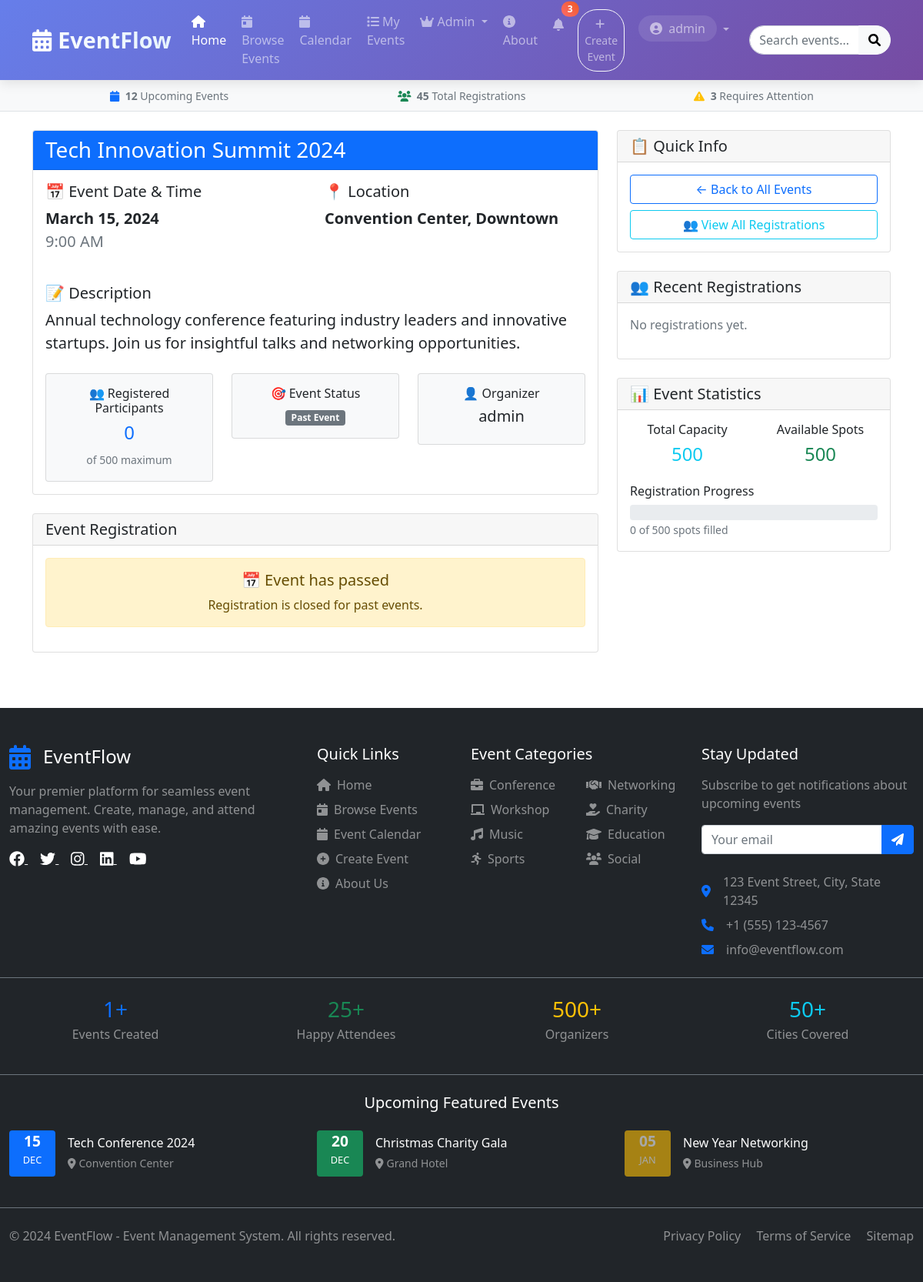
The page /eventdetails.php?id=1 (signed in) on the database its author committed.
### tables this page shows
CREATE TABLE events (
    id INT AUTO_INCREMENT PRIMARY KEY,
    title VARCHAR(255) NOT NULL,
    description TEXT,
    event_date DATE NOT NULL,
    event_time TIME NOT NULL,
    location VARCHAR(255) NOT NULL,
    max_participants INT,
    event_type ENUM('conference', 'workshop', 'seminar', 'networking', 'social', 'sports', 'charity', 'concert', 'exhibition', 'other') DEFAULT 'other',
    price DECIMAL(10,2) DEFAULT 0.00,
    category_id INT,
    featured BOOLEAN DEFAULT FALSE,
    created_by INT,
    created_at TIMESTAMP DEFAULT CURRENT_TIMESTAMP,
    FOREIGN KEY (category_id) REFERENCES categories(id),
    FOREIGN KEY (created_by) REFERENCES users(id)
);

CREATE TABLE users (
    id INT AUTO_INCREMENT PRIMARY KEY,
    username VARCHAR(50) UNIQUE NOT NULL,
    email VARCHAR(100) UNIQUE NOT NULL,
    password VARCHAR(255) NOT NULL,
    user_type ENUM('admin', 'user') DEFAULT 'user',
    created_at TIMESTAMP DEFAULT CURRENT_TIMESTAMP
);

### eventdetails.php (the view, shortened to what this page needs)
<?php
include 'includes/header.php';
include 'includes/db.php';
$event_id = $_GET['id'];
$stmt = $pdo->prepare("
    SELECT e.*, u.username as creator,
           COUNT(er.id) as registration_count,
           e.max_participants
    FROM events e
    LEFT JOIN users u ON e.created_by = u.id
    LEFT JOIN event_registrations er ON e.id = er.event_id
    WHERE e.id = ?
    GROUP BY e.id
");
$stmt->execute([$event_id]);
$event = $stmt->fetch();
$is_registered = false;
if(isset($_SESSION['user_id'])) {
    $check_stmt = $pdo->prepare("SELECT * FROM event_registrations WHERE event_id = ? AND user_id = ?");
    $check_stmt->execute([$event_id, $_SESSION['user_id']]);
    $is_registered = $check_stmt->fetch() ? true : false;
}
$registered_users_stmt = $pdo->prepare("
    SELECT u.username, u.email, er.registration_date
    FROM event_registrations er
    JOIN users u ON er.user_id = u.id
    WHERE er.event_id = ?
    ORDER BY er.registration_date DESC
    LIMIT 10
");
$registered_users_stmt->execute([$event_id]);
$registered_users = $registered_users_stmt->fetchAll();
?>
<div class="row">
    <div class="col-md-8">
        <div class="card mb-4">
            <div class="card-header bg-primary text-white">
                <h3 class="mb-0"><?php echo htmlspecialchars($event['title']); ?></h3>
            </div>
            <div class="card-body">
                <div class="row mb-4">
                    <div class="col-md-6">
                        <h5>📅 Event Date & Time</h5>
                        <p class="fs-5">
                            <strong><?php echo date('F j, Y', strtotime($event['event_date'])); ?></strong><br>
                            <span class="text-muted"><?php echo date('g:i A', strtotime($event['event_time'])); ?></span>
                        </p>
                    </div>
                    <div class="col-md-6">
                        <h5>📍 Location</h5>
                        <p class="fs-5">
                            <strong><?php echo htmlspecialchars($event['location']); ?></strong>
                        </p>
                    </div>
                </div>
                <h5>📝 Description</h5>
                <p class="lead"><?php echo nl2br(htmlspecialchars($event['description'])); ?></p>
                <div class="row mt-4">
                    <div class="col-md-4">
                        <div class="card bg-light">
                            <div class="card-body text-center">
                                <h6>👥 Registered Participants</h6>
                                <h4 class="text-primary"><?php echo $event['registration_count']; ?></h4>
                                <?php if($event['max_participants'] > 0): ?>
                                    <small class="text-muted">
                                        of <?php echo $event['max_participants']; ?> maximum
                                    </small>
                                <?php endif; ?>
                            </div>
                        </div>
                    </div>
                    <div class="col-md-4">
                        <div class="card bg-light">
                            <div class="card-body text-center">
                                <h6>🎯 Event Status</h6>
                                <?php
                                $event_date = strtotime($event['event_date']);
                                $today = strtotime('today');
                                if($event_date < $today) {
                                    echo '<span class="badge bg-secondary">Past Event</span>';
                                } elseif($event_date == $today) {
                                    echo '<span class="badge bg-success">Today</span>';
                                } else {
                                    echo '<span class="badge bg-primary">Upcoming</span>';
                                }
                                ?>
                            </div>
                        </div>
                    </div>
                    <div class="col-md-4">
                        <div class="card bg-light">
                            <div class="card-body text-center">
                                <h6>👤 Organizer</h6>
                                <h5><?php echo htmlspecialchars($event['creator']); ?></h5>
                            </div>
                        </div>
                    </div>
                </div>
            </div>
        </div>
        <?php if(isset($_SESSION['user_id'])): ?>
            <div class="card mb-4">
                <div class="card-header">
                    <h5 class="mb-0">Event Registration</h5>
                </div>
                <div class="card-body text-center">
                    <?php if($is_registered): ?>
                        <div class="alert alert-success">
                            <h5>✅ You are registered for this event!</h5>
                            <p class="mb-0">We look forward to seeing you at the event.</p>
                        </div>
                        <a href="my_registrations.php" class="btn btn-primary">View My Registrations</a>
                    <?php else: ?>
                        <?php
                        $event_date = strtotime($event['event_date']);
                        $today = strtotime('today');
                        if($event_date < $today):
                        ?>
                            <div class="alert alert-warning">
                                <h5>📅 Event has passed</h5>
                                <p class="mb-0">Registration is closed for past events.</p>
                            </div>
                        <?php endif; ?>
                    <?php endif; ?>
                </div>
            </div>
        <?php endif; ?>
    </div>
    <div class="col-md-4">
        <div class="card mb-4">
            <div class="card-header">
                <h5 class="mb-0">📋 Quick Info</h5>
            </div>
            <div class="card-body">
                <div class="d-grid gap-2">
                    <a href="events.php" class="btn btn-outline-primary">
                        ← Back to All Events
                    </a>
                    <?php if(isset($_SESSION['user_type']) && $_SESSION['user_type'] == 'admin'): ?>
                        <a href="view_registrations.php?event_id=<?php echo $event_id; ?>" class="btn btn-outline-info">
                            👥 View All Registrations
                        </a>
                    <?php endif; ?>
                </div>
            </div>
        </div>
        <div class="card">
            <div class="card-header">
                <h5 class="mb-0">👥 Recent Registrations</h5>
            </div>
            <div class="card-body">
                <?php if(empty($registered_users)): ?>
                    <p class="text-muted">No registrations yet.</p>
                <?php endif; ?>
            </div>
        </div>
        <div class="card mt-4">
            <div class="card-header">
                <h5 class="mb-0">📊 Event Statistics</h5>
            </div>
            <div class="card-body">
                <div class="row text-center">
                    <div class="col-6">
                        <h6>Total Capacity</h6>
                        <h4 class="text-info">
                            <?php echo $event['max_participants'] > 0 ? $event['max_participants'] : '∞'; ?>
                        </h4>
                    </div>
                    <div class="col-6">
                        <h6>Available Spots</h6>
                        <h4 class="text-success">
                            <?php
                            if($event['max_participants'] > 0) {
                                echo $event['max_participants'] - $event['registration_count'];
                            } else {
                                echo '∞';
                            }
                            ?>
                        </h4>
                    </div>
                </div>
                <?php if($event['max_participants'] > 0): ?>
                    <div class="mt-3">
                        <h6>Registration Progress</h6>
                        <div class="progress" style="height: 20px;">
                        </div>
                        <small class="text-muted">
                            <?php echo $event['registration_count']; ?> of <?php echo $event['max_participants']; ?> spots filled
                        </small>
                    </div>
                <?php endif; ?>
            </div>
        </div>
    </div>
</div>
<?php include 'includes/footer.php'; ?>

### rows shown on the page
events: title "Tech Innovation Summit 2024", event_date "March 15, 2024", event_time "9:00 AM", location "Convention Center, Downtown", description "Annual technology conference featuring industry leaders and innovative startups. Join us for insightful talks and networking opportunities.", max_participants "500", created_by.username "admin", $event['max_participants']-$event['registration_count'] "500"

### other values the page prints
$_SESSION['username'] "admin"
$event['registration_count'] "0"
